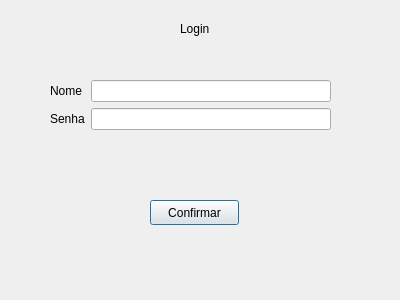
<?xml version="1.0" encoding="UTF-8"?>
<ui version="4.0">
 <class>Confirm</class>
 <widget class="QDialog" name="Confirm">
  <property name="geometry">
   <rect>
    <x>0</x>
    <y>0</y>
    <width>400</width>
    <height>300</height>
   </rect>
  </property>
  <property name="windowTitle">
   <string>Dialog</string>
  </property>
  <widget class="QWidget" name="formLayoutWidget">
   <property name="geometry">
    <rect>
     <x>50</x>
     <y>80</y>
     <width>281</width>
     <height>80</height>
    </rect>
   </property>
   <layout class="QFormLayout" name="formLayout">
    <item row="0" column="0">
     <widget class="QLabel" name="label">
      <property name="text">
       <string>Nome</string>
      </property>
     </widget>
    </item>
    <item row="0" column="1">
     <widget class="QLineEdit" name="nome"/>
    </item>
    <item row="1" column="0">
     <widget class="QLabel" name="label_2">
      <property name="text">
       <string>Senha</string>
      </property>
     </widget>
    </item>
    <item row="1" column="1">
     <widget class="QLineEdit" name="senha"/>
    </item>
   </layout>
  </widget>
  <widget class="QLabel" name="label_3">
   <property name="geometry">
    <rect>
     <x>180</x>
     <y>20</y>
     <width>67</width>
     <height>17</height>
    </rect>
   </property>
   <property name="text">
    <string>Login</string>
   </property>
  </widget>
  <widget class="QPushButton" name="confirmar">
   <property name="geometry">
    <rect>
     <x>150</x>
     <y>200</y>
     <width>89</width>
     <height>25</height>
    </rect>
   </property>
   <property name="text">
    <string>Confirmar</string>
   </property>
  </widget>
 </widget>
 <resources/>
 <connections/>
</ui>
